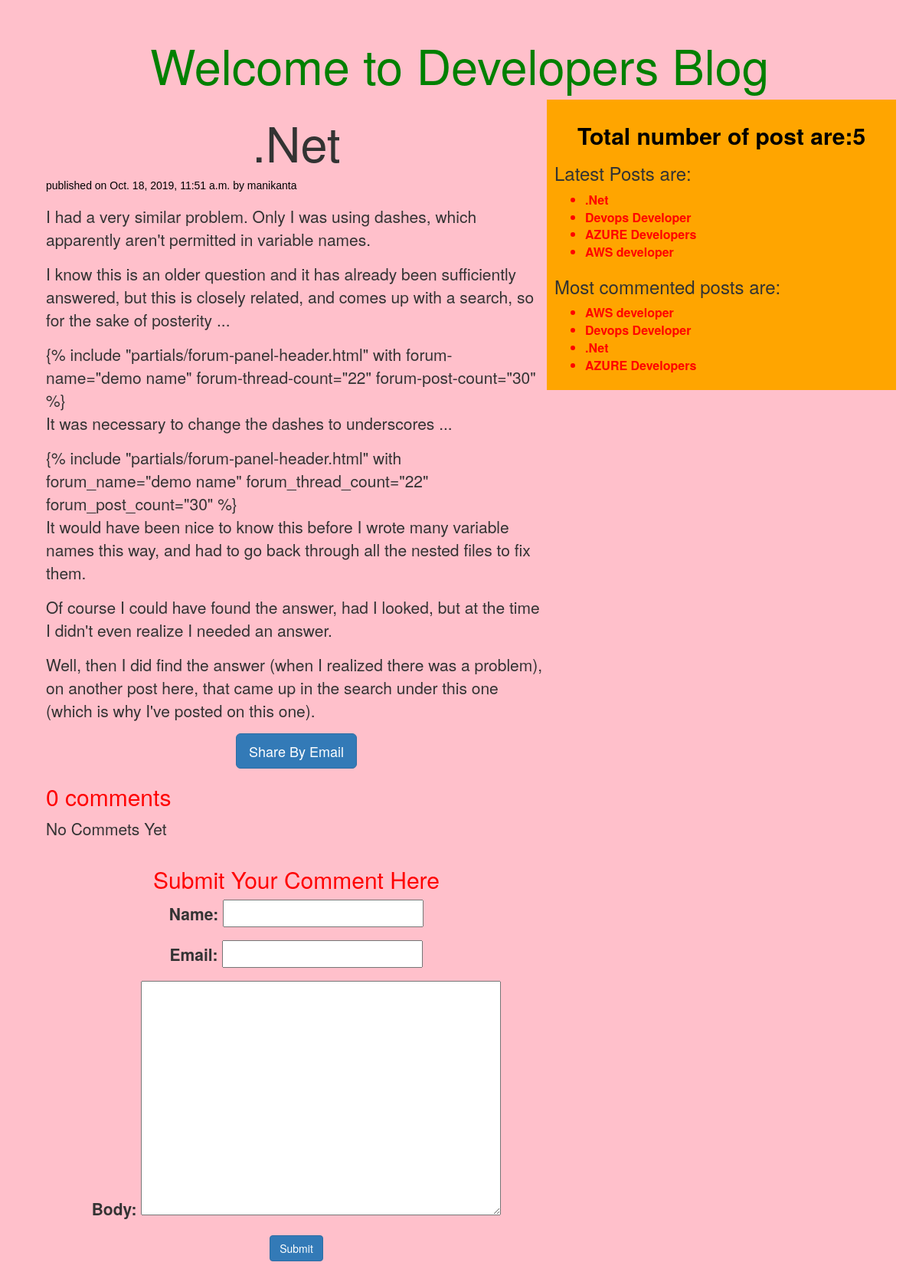
The page /2019/10/18/net/ on the database its author committed.
### testapp/models.py (models this page shows, shortened)
class post(models.Model):
    STATUS_CHOICES=(('draft','Draft'),('published','Published'))
    title=models.CharField(max_length=250)
    slug=models.SlugField(max_length=256,unique_for_date='publish')
    author=models.ForeignKey(User,on_delete=models.CASCADE,related_name='blog_posts')
    body=models.TextField()
    publish=models.DateTimeField(default=timezone.now)
    create_on=models.DateTimeField(auto_now_add=True)
    update=models.DateTimeField(auto_now=True)
    status=models.CharField(max_length=10,choices=STATUS_CHOICES,default='draft')
    objects=Manager()
    tags=TaggableManager()
    class meta:
        ordering = ('-publish',)
    def get_absolute_url(self):
        return reverse('post_details',args=[self.publish.year,self.publish.strftime('%m'),self.publish.strftime('%d'),
                                            self.slug])

### testapp/views.py (the view)
# urls.py: url(r'(?P<year>\d{4})/(?P<month>\d{2})/(?P<day>\d{2})/(?P<sl>[-\w]+)/$',post_detail,name='post_details')
def post_detail(request,year,month,day,sl):
    obj=get_object_or_404(post,publish__year=year,
                          status='published',
                          publish__month=month,
                          publish__day=day,
                          slug=sl)
    comments=obj.comments.filter(active=True)
    csubmit=False
    if request.method=='POST':
        form=commentsform(request.POST)
        if form.is_valid():
            new_cmnt=form.save(commit=False)
            new_cmnt.Post=obj
            new_cmnt.save()
            csubmit=True
    else:
        form=commentsform()
    return render(request,"testapp/post_detail.html",{'obj':obj,"comments":comments,"form":form,"csubmit":csubmit})

### testapp/forms.py
class commentsform(forms.ModelForm):
    class Meta:
        model=comments
        fields=('name','email','body')

### testapp/models.py (called while the page is built)
    def get_queryset(self):
        return super().get_queryset().filter(status='published')

### testapp/templatetags/blog_tags.py (called while the page is built)
@register.simple_tag()
def total_posts():
    return post.objects.count()

@register.inclusion_tag('testapp/tags.html')
def show_latest_posts(count=3):
    latest_posts=post.objects.order_by('-publish')[:count]
    return {'latest_posts':latest_posts}

@register.simple_tag()
def most_commented_posts(count=4):
    return post.objects.annotate(most_comments=Count('comments')).order_by('most_comments')[:count]

### templates/testapp/post_detail.html (shortened to what this page needs)
<!DOCTYPE html>
{% extends "testapp/base.html" %}
{% block content %}
    <h1>{{ obj.title|title }}</h1>
    <p id="date">published on {{ obj.publish }} by {{ obj.author }}</p>
    <p id="date">{{ obj.body|linebreaks }}</p>
    <div class="'container" align="center">
            <a href="/{{ obj.id }}/share/" class="btn btn-primary btn-lg" target="_blank" >Share By Email</a>
    </div>
    {% with  comments.count as comments_count %}
        <h2>{{ comments_count }} comment{{ comments_count|pluralize }}</h2>
    {% endwith %}
    {% if comments %}
        {% for comment in comments %}
            <p id="o">Comment {{ forloop.counter }} by {{ comment.name|title }} on {{ comment.created }}</p>
            <p id="ch">{{ comment.body|linebreaks }}</p><hr>
        {% endfor %}
    {% else %}
        <p>No Commets Yet</p>
    {% endif %}
    {% if csubmit %}
    <p id="cs">Comments Submitted successfully</p>
    {% else %}
    <div class="container" align="center">
        <h2>Submit Your Comment Here</h2>
        <form method="post">
                {{ form.as_p }}
                <input type="submit" class="btn btn-primary" value="Submit">
        </form>
    {% endif %}
    </div>
{% endblock %}

### templates/testapp/base.html (shortened to what this page needs)
<!DOCTYPE html>
{%load blog_tags%}
{% load staticfiles %}
<html lang="en">
<head>
    <link rel="stylesheet" href="https://stackpath.bootstrapcdn.com/bootstrap/3.4.1/css/bootstrap.min.css">
    <link rel="stylesheet" href="{% static "css/demo.css" %}">
</head>
<body>
<div class="jumbotron">
<h1 id="he" align="center" >Welcome to Developers Blog</h1>
   <div class="container">
           <div class="content">
                {% block content %}
                {% endblock %}
            </div>
            <div class="sidebar">
                <h2 id="mb">Total number of post are:{%total_posts%}</h2>
                <h3>Latest Posts are:</h3>{%show_latest_posts 4%}
                <h3>Most commented posts are:</h3>{%most_commented_posts as comments_posts %}
                <ul>
                  {%for cmnt in comments_posts %}
                  <li id="tag"><a id=tag href="{{cmnt.get_absolute_url}}">{{cmnt.title}}</a></li>
                  {%endfor%}
                </ul>
            </div>
</div>
</div>
</body>
</html>

### templates/testapp/tags.html
<ul>
  {%for post in latest_posts %}
  <li id="tag"><a id=tag href="{{post.get_absolute_url}}">{{post.title}}</a></li>
  {%endfor%}
</ul>

### static/css/demo.css (style rules this page uses)
.jumbotron { background-color: pink; }
.content { width:60%; float:left; background-color: pink; padding:0 0 0 30px; border: 10px; border-color: red; height:100%; }
.sidebar { width: 40%; float: right; padding: 10px; border: 30px; border-color: red; background-color: orange; height: 100%; }
h1 { text-align: center; padding: 1px; }
#date { color: black; font-family:Arial; font-size: 14px; }
h2 { color: red; }
#he { color: green; margin-top: 1px; }
#mb { text-align: center; color: black; font-weight: bold; }
#tag { font-size: medium; font-weight: bold; color: red; text-decoration-color: red; }

### rows shown on the page
post: title ".Net", publish "Oct. 18, 2019, 11:51 a.m.", author "manikanta", body "I had a very similar problem. Only I was using dashes, which apparently aren't permitted in variable names. I know this is an older question and it has already been sufficiently answered, but this is closely related, and comes up with a search, so for the sake of posterity ... {% include \"partials/forum-panel-header.html\" with forum-name=\"demo name\" forum-thread-count=\"22\" forum-post-count=\"30\" %} It was necessary to change the dashes to underscores ... {% include \"partials/forum-panel-header.html\" with forum_name=\"demo name\" forum_thread_count=\"22\" forum_post_count=\"30\" %} It would have been nice to know this before I wrote many variable names this way, and had to go back through all the…"
post: title "Devops Developer"
post: title "AZURE Developers"
post: title "AWS developer"

### other values the page prints
{{ comments_count }} "0"
